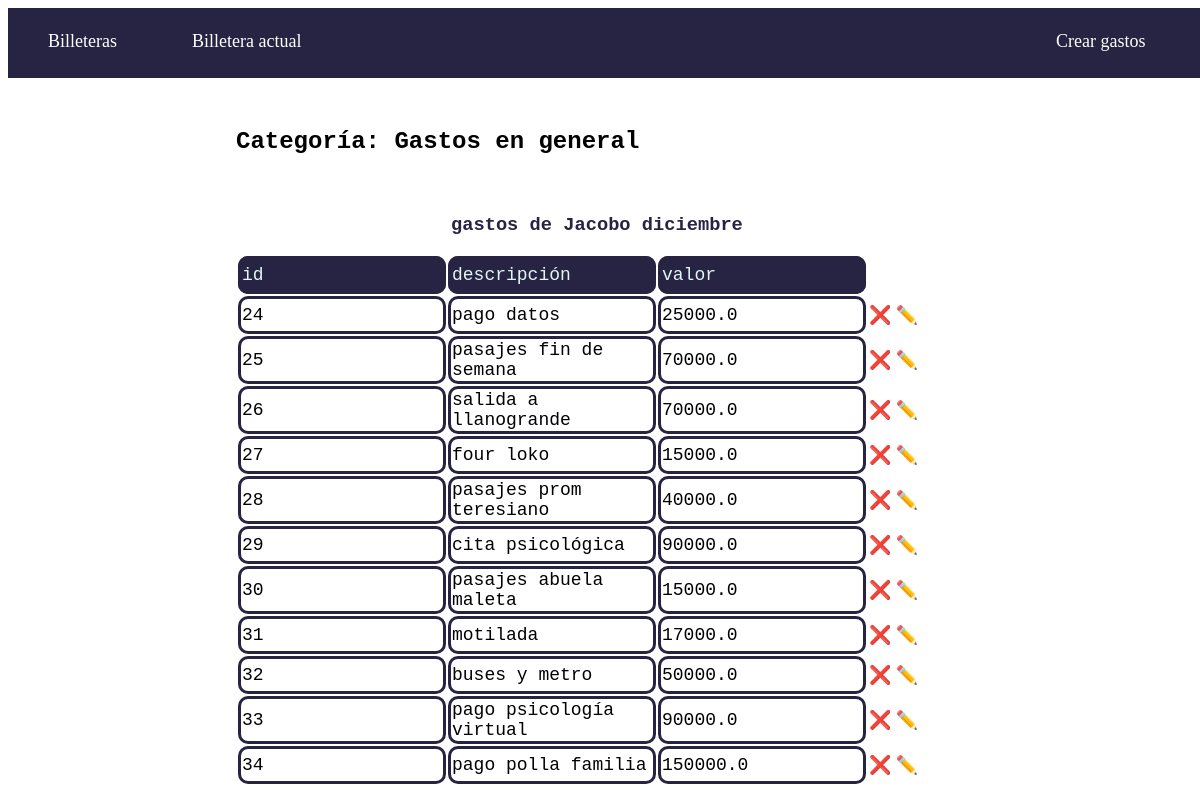
Page /billetera/6/gastos/14 on the earlier database version.
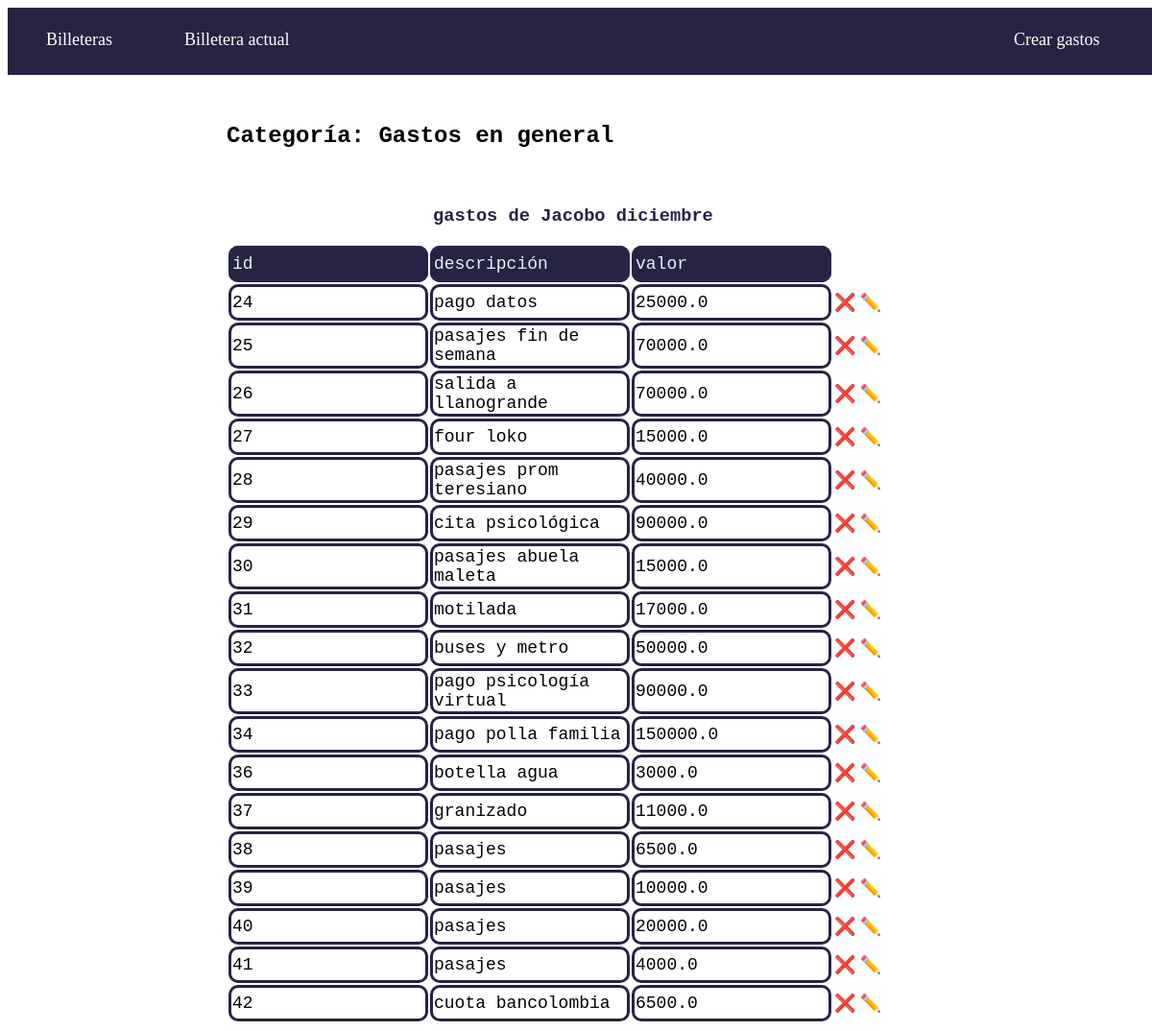
Same page on the later database version.
### billetera/models.py (models this page shows, shortened)
class Categoria(models.Model):
    billetera_id = models.ForeignKey(Billetera, on_delete = models.CASCADE)
    nombre_categoria = models.CharField(max_length=40)
    tipo_categoria = models.CharField(max_length=30)

class Billetera(models.Model):
    nombre_billetera = models.CharField(max_length = 40)
    fecha_creacion = models.DateTimeField("date published")
    total_dinero = models.FloatField(default = 0)
    ahorro_id = models.ForeignKey(Ahorro, on_delete=models.CASCADE, default=6)

class Gasto(models.Model):
    billetera_id = models.ForeignKey(Billetera, on_delete = models.CASCADE)
    categoria_id = models.ForeignKey(Categoria, on_delete=models.CASCADE)
    descripcion = models.CharField(max_length = 100)
    valor = models.FloatField(default = 0)

### billetera/views.py (the view)
# urls.py: path("<int:ruta_billetera>/<str:categoria_type>/<int:categoria_id>",views.categoria_actual, name = "categoria_actual"),
def categoria_actual(request,ruta_billetera,categoria_type,categoria_id):
    mi_billetera = Billetera.objects.get(pk = ruta_billetera)
    categoria = Categoria.objects.get(pk = categoria_id)
    tipo_categoria = categoria_type
    if categoria_type == 'ingresos':
        ingresos = Ingreso.objects.filter(categoria_id = categoria_id)
        ingresos = ingresos.filter(billetera_id=ruta_billetera)
        return render(request,"categoria_actual.html",
        {
            'billetera': mi_billetera,
            'categoria':categoria,
            'tipo_categoria':tipo_categoria,
            'ingresos_o_gastos':ingresos
            })
    elif categoria_type == 'gastos':
        gastos = Gasto.objects.filter(categoria_id = categoria_id)
        gastos = gastos.filter(billetera_id=ruta_billetera)
        return render(request,"categoria_actual.html",
        {
            'billetera': mi_billetera,
            'categoria':categoria,
            'tipo_categoria':tipo_categoria,
            'ingresos_o_gastos':gastos
            })

### billetera/templates/categoria_actual.html (shortened to what this page needs)
{% load static %}
<!DOCTYPE html>
<html lang="en">
<head>
    <link rel="stylesheet" href="{% static '/styles/main.css' %}">
</head>
<body>
<nav class='navbar'>
    <ul class='nav_container'>
        <li class="li1"><a href="/billetera">Billeteras</a></li>
        <li class="li2"><a href="/billetera/{{billetera.pk}}">Billetera actual</a></li>
        <li class="crear"><a href="/billetera/{{billetera.pk}}/{{tipo_categoria}}/{{categoria.pk}}/crear_ingreso_gasto">Crear {{categoria.tipo_categoria}}</a></li>
    </ul>
</nav>
<div class="contenido" >
    <h2>Categoría: {{categoria.nombre_categoria}}</h2>
    <div class="divisor">
    </div>
    <h3 class="subtitulo">{{categoria.tipo_categoria}} de {{billetera.nombre_billetera}}</h3>
    <table>
        <tr class="titulos_campos">
            <td>id</td>
            <td>descripción</td>
            <td>valor</td>
        </tr>
        {% for i in ingresos_o_gastos %}
        <tr>
            <td>{{i.pk}}</td>
            <td>{{i.descripcion}}</td>
            <td>{{i.valor}}</td>
            <td class="contenedor_eliminar_ingreso_gasto"><a class="eliminar_ingreso_gasto" href="/billetera/{{billetera.pk}}/{{categoria.tipo_categoria}}/{{categoria.pk}}/{{i.pk}}/eliminar_ingreso_gasto">❌</a></td>
            <td class="contenedor_modificar_ingreso_gasto"><a class="modificar_ingreso_gasto" href="/billetera/{{billetera.pk}}/{{categoria.tipo_categoria}}/{{categoria.pk}}/{{i.pk}}/modificar_ingreso_gasto">✏️</a></td>
        </tr>
        {% endfor %}
    </table>
</div>
</body>
</html>

### billetera/static/styles/main.css (style rules this page uses)
:root { --color1:#272343; --color2: #e3f6f5; --color3: #bae8e8; --color4:#ffffff; --color5:black; --color6: white; --color7: #A72AAB; }
body { background-color:var(--color4); width:95vw; padding:0; }
.nav_container { background-color:var(--color1); color:var(--color5); display: grid; width:96vw; height:70px; grid-template-columns: 1fr 1fr 1fr 1fr 1fr 1fr 1fr 1fr; grid-template-rows: 1fr 1fr 1fr; margin:0; }
.navbar li { list-style: none; }
.navbar a { text-decoration:none; color:var(--color6); font-size:large; }
.li1 { grid-column:1/2; grid-row: 2/3; }
.li2 { grid-column:2/3; grid-row: 2/3; }
.contenido { margin-top:50px; font-family:'Courier New', Courier, monospace; margin-left:20%; }
.divisor { height:20px; }
.subtitulo { margin-left:215px; color:var(--color1) }
td { width:200px; height:30px; border-color: var(--color1); border-radius: 10px; border-style: solid; }
table { font-size: large; }
.titulos_campos { color:var(--color2); background-color: var(--color1); }
.crear { grid-column:8/9; grid-row: 2/3; }
.contenedor_eliminar_ingreso_gasto { border-style:none; width:20px; }
.contenedor_modificar_ingreso_gasto { border-style:none; }
.eliminar_ingreso_gasto { text-decoration:none; }
.modificar_ingreso_gasto { text-decoration:none; }

Differences in the rows shown:
added Gasto: pk "36", descripcion "botella agua", valor "3000.0"
added Gasto: pk "37", descripcion "granizado", valor "11000.0"
added Gasto: pk "38", descripcion "pasajes", valor "6500.0"
added Gasto: pk "39", descripcion "pasajes", valor "10000.0"
added Gasto: pk "40", descripcion "pasajes", valor "20000.0"
added Gasto: pk "41", descripcion "pasajes", valor "4000.0"
added Gasto: pk "42", descripcion "cuota bancolombia", valor "6500.0"
